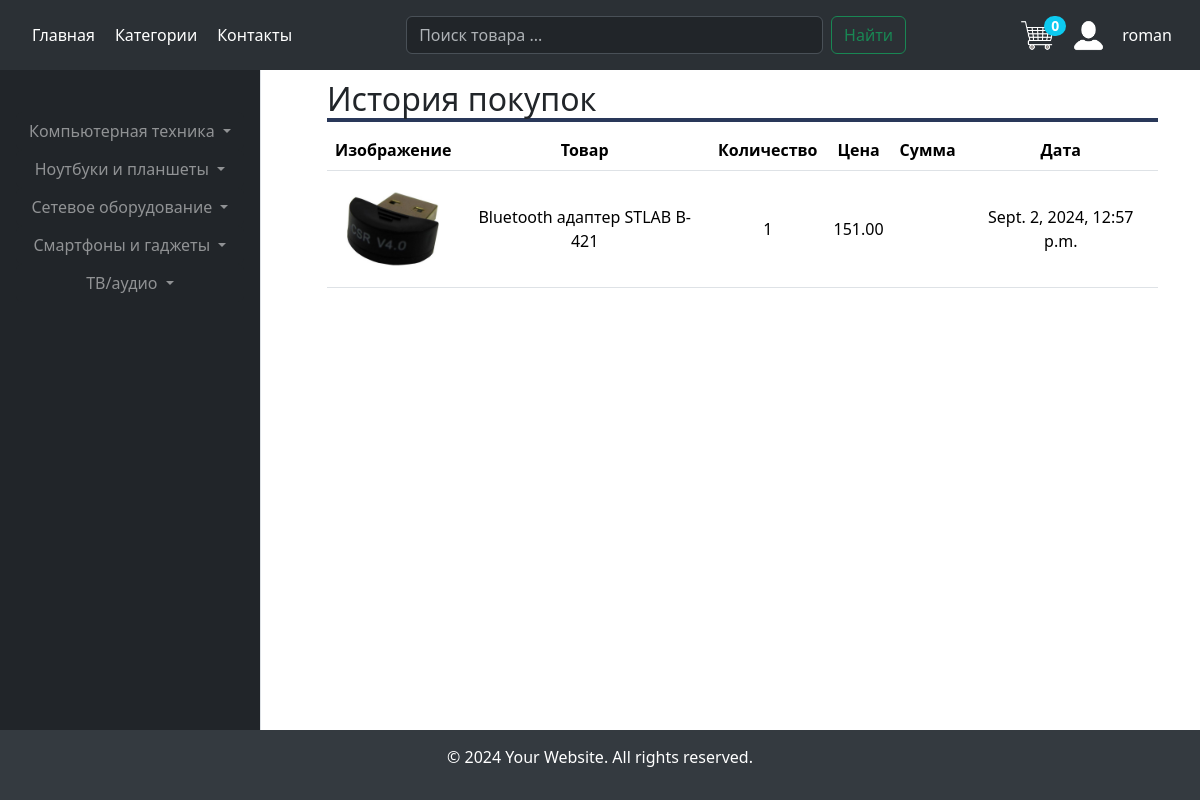
The page /purchase_history (signed in) on the database as committed earlier.
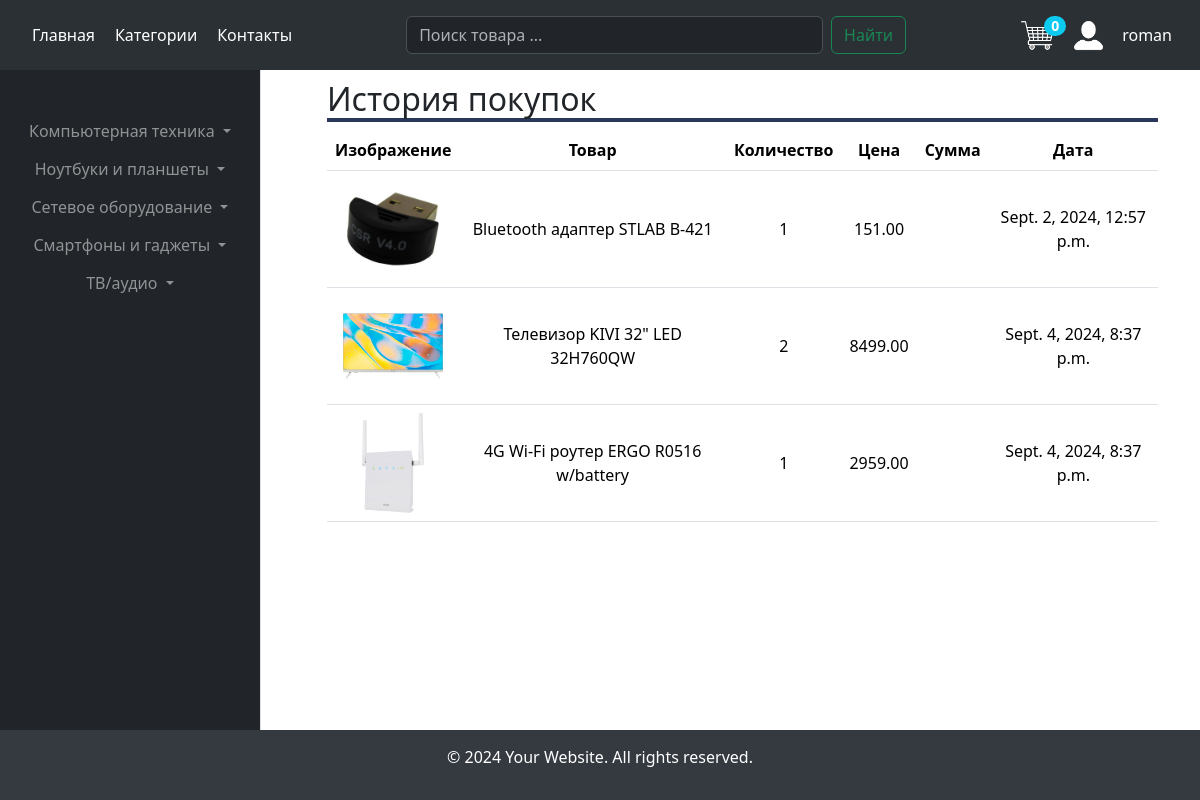
The same page on the database as committed later.
### market/models.py (models this page shows, shortened)
class Category(models.Model):
    name = models.CharField(max_length=200, db_index=True)
    slug = models.SlugField(max_length=200, db_index=True, unique=True)
    image = models.ImageField(upload_to='category_image', blank=True)
    parent = models.ForeignKey('self', related_name='subcategories', on_delete=models.CASCADE, blank=True, null=True)
    class Meta:
        ordering = ('name',)
        verbose_name = 'Категория'
        verbose_name_plural = 'Категории'

class Product(models.Model):
    category = models.ForeignKey(Category, related_name='products', on_delete=models.CASCADE)
    name = models.CharField(max_length=200, db_index=True)
    slug = models.SlugField(max_length=200, db_index=True)
    description = models.TextField(blank=True)
    price = models.DecimalField(max_digits=10, decimal_places=2)
    stock = models.PositiveIntegerField()
    available = models.BooleanField(default=True)
    created = models.DateTimeField(auto_now_add=True)
    updated = models.DateTimeField(auto_now=True)
    class Meta:
        ordering = ('name',)
        indexes = [
            models.Index(fields=['id', 'slug']),
        ]
        verbose_name = 'Товар'
        verbose_name_plural = 'Товары'
    def get_absolute_url(self):
        return reverse('market:product_detail',
                       args=[self.id, self.slug])

class ProductImage(models.Model):
    product = models.ForeignKey('Product', related_name='images', on_delete=models.CASCADE)
    image = models.ImageField(upload_to=product_image_upload_to)
    alt_text = models.CharField(max_length=255, blank=True)

### orders/models.py (models this page shows, shortened)
class OrderItem(models.Model):
    order = models.ForeignKey(Order, related_name='items', on_delete=models.CASCADE, default=1)
    product = models.ForeignKey(Product, related_name='order_items', on_delete=models.CASCADE, default=1)
    price = models.DecimalField(max_digits=10, decimal_places=2)
    quantity = models.PositiveIntegerField(default=1)

class Order(models.Model):
    first_name = models.CharField(max_length=50, verbose_name='Имя')
    last_name = models.CharField(max_length=50, verbose_name='Фамилия')
    email = models.EmailField(verbose_name='Почта')
    address = models.CharField(max_length=250, verbose_name='Адрес')
    created = models.DateTimeField(auto_now_add=True)
    update = models.DateTimeField(auto_now=True)
    paid = models.BooleanField(default=False)
    class Meta:
        ordering = ('-created',)
        verbose_name = 'Замовлення'
        verbose_name_plural = 'Замовлення'

### market/views.py (the view)
# urls.py: path('purchase_history', views.purchase_history, name='purchase_history')
@login_required
def purchase_history(request):
    user = request.user
    orders = Order.objects.filter(email=user.email)
    order_items = OrderItem.objects.filter(order__in=orders)
    context = {'order_items': order_items}
    return render(request, 'market/purchase_history.html', context)

### cart/cart.py (called while the page is built)
    def __len__(self):
        return sum(item['quantity'] for item in self.cart.values())

### cart/context_processors.py (called while the page is built)
def cart(request):
    return {'cart': Cart(request)}

### market/context_processors.py (called while the page is built)
def categories(request):
    return {
        'categories': Category.objects.all()
    }

### templates/market/purchase_history.html
{% extends "market/base.html" %}
{% load static %}
{% block content %}
<h2 class="underscore">История покупок</h2>
{% if order_items %}
<table class="table">
    <thead>
    <tr>
        <th scope="col">Изображение</th>
        <th scope="col">Товар</th>
        <th scope="col">Количество</th>
        <th scope="col">Цена</th>
        <th scope="col">Сумма</th>
        <th scope="col">Дата</th>
    </tr>
    </thead>
    <tbody>
    {% for item in order_items %}
        <tr>
            <td>
                <a href="{{ item.product.get_absolute_url }}">
                    <div>
                        <img src="{{ item.product.images.all.0.image.url }}" alt="image">
                    </div>
                </a>
            </td>
            <td>{{item.product.name}}</td>
            <td>{{item.quantity}}</td>
            <td>{{item.price}}</td>
            <td>{{item.total_price}}</td>
            <td>{{item.order.created}}</td>
        </tr>
{% endfor %}
</tbody>
</table>
{% else %}
    <p>Вы еще ничего не купили</p>
{% endif %}
{% endblock %}

### templates/market/base.html (shortened to what this page needs)
<!DOCTYPE html>
<html lang="en">
<head>
    {% load static %}
    <link href="{% static 'market/css/style.css' %}" rel="stylesheet">
    <link href="https://cdn.jsdelivr.net/npm/bootstrap@5.3.3/dist/css/bootstrap.min.css" rel="stylesheet">
</head>
<body>
    <div class="body-content">
        <nav class="navbar bg-body-tertiary fixed-top overflow-hidden" data-bs-theme="dark">
            <div class="container-fluid d-flex justify-content-between align-items-center py-2 flex-nowrap">
                <div class="custom-hidden-header">
                    <a class="header-nav" href="{% url 'market:home' %}">Главная</a>
                    <a class="header-nav" href="{% url 'market:categories_list' %}">Категории</a>
                    <a class="header-nav" href="{% url 'market:contact' %}">Контакты</a>
                </div>
                <form class="d-flex w-50" method="GET" action="{% url 'market:search' %}">
                    <input class="form-control me-2" type="search" name="query" placeholder="Поиск товара ..." aria-label="Search">
                    <button class="btn btn-outline-success" type="submit">Найти</button>
                </form>
                <div class="d-flex align-items-center">
                    <div class="cart-logo_wrapper position-relative me-3">
                        <span class="position-absolute top-0 start-100 translate-middle badge rounded-pill bg-info">
                            {{ cart|length }}
                        </span>
                        <a href="{% url 'cart:cart_detail' %}">
                            <img src="{% static 'market/images/cart.png' %}" alt="Cart" class="img-fluid">
                        </a>
                    </div>
                    <div class="enter-logo_wrapper position-relative me-3" id="hidden">
                        {% if user.is_authenticated %}
                            <a href="javascript:void(0);" onclick="toggleProfileInfo()" class="d-flex align-items-center">
                                <img class="img-fluid me-3" src="{% static 'market/images/user_logo.png' %}" alt="User">
                                <span>{{ user }}</span>
                            </a>
                        {% else %}
                            <a class="open-btn d-flex align-items-center" onclick="openChoiceForm()" href="#">
                                <img class="img-fluid me-3" src="{% static 'market/images/enter_logo.png' %}" alt="Enter">
                                <span>Войти</span>
                            </a>
                        {% endif %}
                    </div>
                </div>
            </div>
        </nav>
        <div class="container">
            <div class="row">
                <div class="col-md-3 bg-dark">
                    <div class="bg-dark custom-hidden sidebar position-fixed vh-100">
                          <div class="btn-group-vertical w-100 bg-dark mt-5" role="group" aria-label="Vertical button group">
                              {% for category in categories %}
                              {% if category.parent is None %}
                              <div class="dropdown w-100">
                                  <button class="text-white-50 btn bg-dark dropdown-toggle category-button" type="button" data-bs-toggle="dropdown" aria-expanded="false">
                                    {{ category.name }}
                                  </button>
                              </div>
                                {% endif %}
                                {% endfor %}
                          </div>
                    </div>
                </div>
                <div class="col-md-9 offset-md-3">
                    <main class="main-content">
            {% block content %}
            {% endblock %}
                    </main>
                </div>
            </div>
        </div>
        <footer class="footer">
            <div class="container-fluid text-center">
                <p>&copy; 2024 Your Website. All rights reserved.</p>
            </div>
        </footer>
    </div>
</body>
</html>

Rows that differ between the two databases and show on the page:
added OrderItem: product.images.all.0.image (picture), product.name "Телевизор KIVI 32\" LED 32H760QW", quantity "2", price "8499.00", order.created "Sept. 4, 2024, 8:37 p.m."
added OrderItem: product.images.all.0.image (picture), product.name "4G Wi-Fi роутер ERGO R0516 w/battery", quantity "1", price "2959.00", order.created "Sept. 4, 2024, 8:37 p.m."
